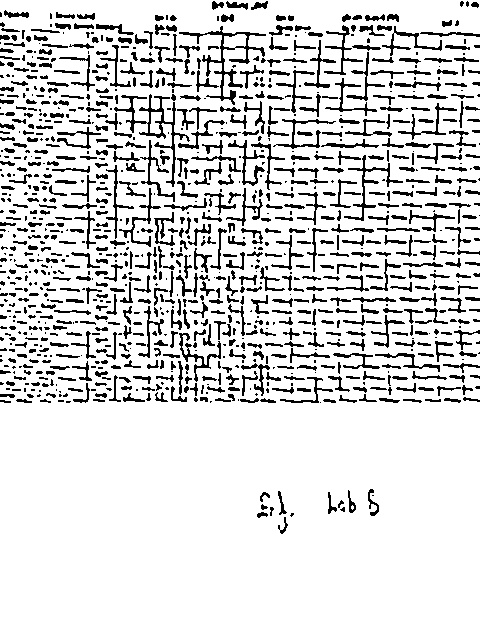
#> input picture Beginner Projects/1) Documentation-Scanner-Opencv-Python/Scanned/myimage0.jpg, 480 x 640 px, given in place of the camera
$ python DocumentScannerMain.py
#> lines starting #> are read from the running program, lines starting #| are printed output that depends on the picture; after the words box and inside, x2 and y2 are one past the last pixel; in counts of white or black regions, pixels touching at a corner belong together
### Beginner Projects/1) Documentation-Scanner-Opencv-Python/utlis.py
###############################  KÜTÜPHANE İMPORT İŞLEMLERİ  ###################################
import cv2
import numpy as np
################################################################################################

## TÜM GÖRÜNTÜLERİ TEK PENCEREDE İSTİFLEMEK İÇİN
def stackImages(imgArray,scale,lables=[]):
    rows = len(imgArray)
    cols = len(imgArray[0])
    rowsAvailable = isinstance(imgArray[0], list)
    width = imgArray[0][0].shape[1]
    height = imgArray[0][0].shape[0]
    if rowsAvailable:
        for x in range ( 0, rows):
            for y in range(0, cols):
                imgArray[x][y] = cv2.resize(imgArray[x][y], (0, 0), None, scale, scale)
                if len(imgArray[x][y].shape) == 2: imgArray[x][y]= cv2.cvtColor( imgArray[x][y], cv2.COLOR_GRAY2BGR)
        imageBlank = np.zeros((height, width, 3), np.uint8)
        hor = [imageBlank]*rows
        hor_con = [imageBlank]*rows
        for x in range(0, rows):
            hor[x] = np.hstack(imgArray[x])
            hor_con[x] = np.concatenate(imgArray[x])
        ver = np.vstack(hor)
        ver_con = np.concatenate(hor)
    else:
        for x in range(0, rows):
            imgArray[x] = cv2.resize(imgArray[x], (0, 0), None, scale, scale)
            if len(imgArray[x].shape) == 2: imgArray[x] = cv2.cvtColor(imgArray[x], cv2.COLOR_GRAY2BGR)
        hor= np.hstack(imgArray)
        hor_con= np.concatenate(imgArray)
        ver = hor
    if len(lables) != 0:
        eachImgWidth= int(ver.shape[1] / cols)
        eachImgHeight = int(ver.shape[0] / rows)
        print(eachImgHeight)
        for d in range(0, rows):
            for c in range (0,cols):
                cv2.rectangle(ver,(c*eachImgWidth,eachImgHeight*d),(c*eachImgWidth+len(lables[d][c])*13+27,30+eachImgHeight*d),(255,255,255),cv2.FILLED)
                cv2.putText(ver,lables[d][c],(eachImgWidth*c+10,eachImgHeight*d+20),cv2.FONT_HERSHEY_COMPLEX,0.7,(255,0,255),2)
    return ver

def reorder(myPoints):

    myPoints = myPoints.reshape((4, 2))
    myPointsNew = np.zeros((4, 1, 2), dtype=np.int32)
    add = myPoints.sum(1)

    myPointsNew[0] = myPoints[np.argmin(add)]
    myPointsNew[3] =myPoints[np.argmax(add)]
    diff = np.diff(myPoints, axis=1)
    myPointsNew[1] =myPoints[np.argmin(diff)]
    myPointsNew[2] = myPoints[np.argmax(diff)]

    return myPointsNew


def biggestContour(contours):
    biggest = np.array([])
    max_area = 0
    for i in contours:
        area = cv2.contourArea(i)
        if area > 5000:
            peri = cv2.arcLength(i, True)
            approx = cv2.approxPolyDP(i, 0.02 * peri, True)
            if area > max_area and len(approx) == 4:
                biggest = approx
                max_area = area
    return biggest,max_area
def drawRectangle(img,biggest,thickness):
    cv2.line(img, (biggest[0][0][0], biggest[0][0][1]), (biggest[1][0][0], biggest[1][0][1]), (0, 255, 0), thickness)
    cv2.line(img, (biggest[0][0][0], biggest[0][0][1]), (biggest[2][0][0], biggest[2][0][1]), (0, 255, 0), thickness)
    cv2.line(img, (biggest[3][0][0], biggest[3][0][1]), (biggest[2][0][0], biggest[2][0][1]), (0, 255, 0), thickness)
    cv2.line(img, (biggest[3][0][0], biggest[3][0][1]), (biggest[1][0][0], biggest[1][0][1]), (0, 255, 0), thickness)

    return img

def nothing(x):
    pass

def initializeTrackbars(intialTracbarVals=0):
    cv2.namedWindow("Izlemecubugu")
    cv2.resizeWindow("Izlemecubugu", 360, 240)
    cv2.createTrackbar("Esik1", "Izlemecubugu", 200,255, nothing)
    cv2.createTrackbar("Esik2", "Izlemecubugu", 200, 255, nothing)


def valTrackbars():
    Threshold1 = cv2.getTrackbarPos("Esik1", "Izlemecubugu")
    Threshold2 = cv2.getTrackbarPos("Esik2", "Izlemecubugu")
    src = Threshold1,Threshold2
    return src

### Beginner Projects/1) Documentation-Scanner-Opencv-Python/DocumentScannerMain.py
###############################  KÜTÜPHANE EKLEME İŞLEMLERİ  ###############################################################

#İlk olarak projemizde kullanacağımız kütüphaneleri ekliyoruz.
#OpenCV kütüphanemizi import ediyoruz.
import cv2
#Piksel değerlerine erişmek, görüntü özelliklerine erişmek, Bir ilgi alanı(ROI) belirlemek, Görüntüleri bölme ve birleştirme gibi işlemler
#numpy kütüphanesi openCV den çok numpy ile ilgilidir. Bu projede kullanacağımız bu özellikler için numpy'i import ediyoruz.
import numpy as np
#Yardımcı programları da dahil etme amacıyla utlis kütüphanesini import ediyoruz.
import utlis

#############################################  KAMERA İŞLEMLERİ  ################################################################################

webCamFeed = True
cap = cv2.VideoCapture(1)
cap.set(10, 160)
heightImg = 640
widthImg = 480
#Buradaki işlemlerde web kameramızı başlatmak amacıyla gerekli kod satırlarını ekliyoruz.
### Eğer web kamera ile işlem yapmak istemiyorsanız herhangi bir belge resmini de programa taratabilirsiniz bunun için gereken kod ise; (pathImage = "resim ismi" şeklinde olacaktır.
#kamera ekran genişliklerini ise yukarıda tanımlamış bulunuyoruz.
##################################################################################################################################################

utlis.initializeTrackbars()
count = 0
#######################################################  GÖRÜNTÜ AYARLAMA İŞLEMLERİ  ######################################################################################################
while True:

    if webCamFeed:
        success, img = cap.read()
#> img is the input picture: shape (640, 480, 3); min 0, max 255, mean 217.1
    else:
        img = cv2.imread(pathImage)
    img = cv2.resize(img, (widthImg, heightImg))  #GÖRÜNTÜYÜ YENİDEN BOYUTLANDIRMA AMACIYLA EKLEDİĞİMİZ KOD.
    imgBlank = np.zeros((heightImg, widthImg, 3), np.uint8)  # GEREKİRSE HATA AYIKLAMANIN TEST EDİLMESİ İÇİN BOŞ BİR GÖRÜNTÜ OLUŞTURMAK AMACIYLA EKLEDİĞİMİZ KOD.
    imgGray = cv2.cvtColor(img, cv2.COLOR_BGR2GRAY)  # GÖRÜNTÜYÜ GRİ ÖLÇEKLE DÖNÜŞTÜRMEK AMACIYLA GİRİLEN KOD.
    imgBlur = cv2.GaussianBlur(imgGray, (5, 5), 1)  # GAUSS BLUR EKLEMEK AMACIYLA GİRİLEN KOD.
    thres = utlis.valTrackbars()  # EŞİKLER İÇİN İZLEME ÇUBUĞU DEĞERLERİNİ ALMAK AMACIYLA GİRİLEN KOD.
    imgThreshold = cv2.Canny(imgBlur, thres[0], thres[1])  # CANNY BLUR UYGULAYIN
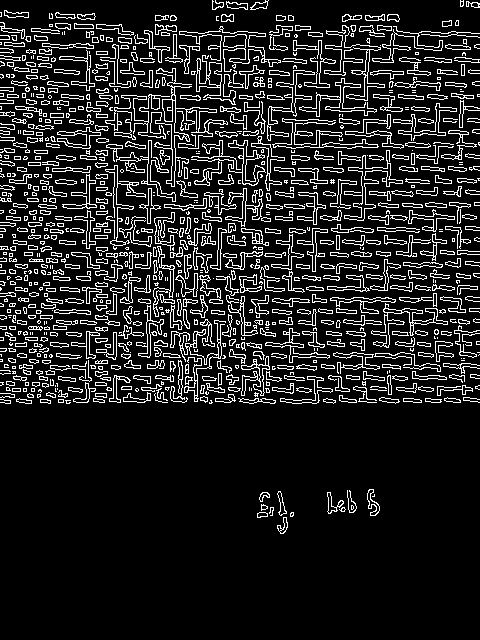
#> imgThreshold: shape (640, 480); 13.1% white in thin lines or dots, all inside (x1, y1, x2, y2) = (0, 0, 480, 534)
    kernel = np.ones((5, 5))
    imgDial = cv2.dilate(imgThreshold, kernel, iterations=2)  # GENİŞLETME UYGULAMASI.
#> imgDial: shape (640, 480); 61.9% white; 171 black regions (162 under 20 px), largest, box (x1, y1, x2, y2) and area: (0, 405, 480, 640) 108645, (228, 0, 480, 29) 4010, (0, 0, 215, 30) 3426
    imgThreshold = cv2.erode(imgDial, kernel, iterations=1)  # EROZYON UYGULAMASI.
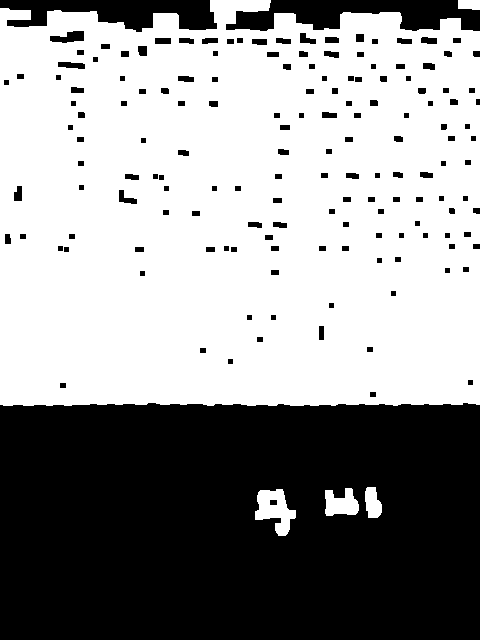
#> imgThreshold: shape (640, 480); 58.8% white; 157 black regions
##################################################################################################################################

####################################  CONTOUR İŞLEMLERİ  #################################################################
    ## TÜM CONTOUR'LARI BULMAK AMACIYLA AŞAĞIDAKİ KOD SATIRLARINI EKLİYORUZ.
    ###
    #CONTOUR Nedir? Konturlar, aynı renk veya yoğunluğa sahip tüm sürekli noktaları (sınır boyunca) birleştiren bir eğri olarak basitçe açıklanabilir.
    #Konturlar, şekil analizi ve nesne algılama ve tanıma için kullanışlı bir araçtır.
    ###
    imgContours = img.copy()  # GÖRÜNTÜ AMAÇLI KOPYALAMA
    imgBigContour = img.copy()  # GÖRÜNTÜ AMAÇLI KOPYALAMA
    contours, hierarchy = cv2.findContours(imgThreshold, cv2.RETR_EXTERNAL,
                                           cv2.CHAIN_APPROX_SIMPLE)  # TÜM KONTURLARI BUL
#> contours = 5 contours; box (x1, y1, x2, y2) and area: (0, 0, 480, 406) 183746, (255, 489, 296, 536) 1040, (325, 488, 359, 516) 628, (365, 487, 382, 518) 364, (458, 0, 480, 10) 176
    cv2.drawContours(imgContours, contours, -1, (0, 255, 0), 10)  # TESPİT EDİLEN TÜM KONTURLARI ÇİZİM
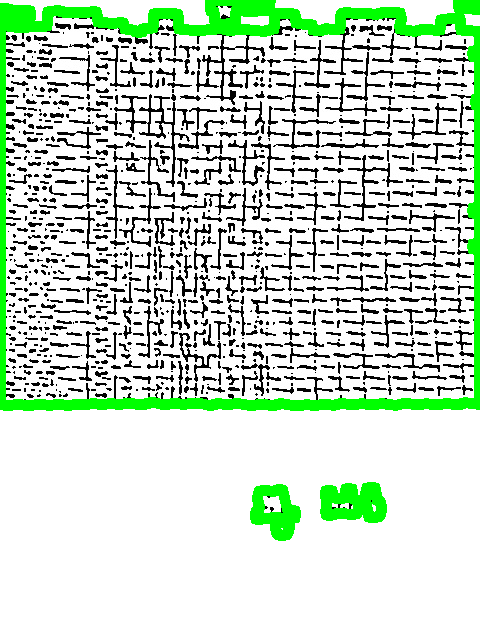
#> imgContours: shape (640, 480, 3); 7.44% of pixels changed, all inside (x1, y1, x2, y2) = (0, 0, 480, 541)

#######################################################################################################
    # EN BÜYÜK COUNTOUR'U BULMA
    biggest, maxArea = utlis.biggestContour(contours)
#> the loop in biggestContour, `for i in contours:` made 5 passes
#> (area, peri, biggest, max_area) on pass 5: (183746, 2180.3, [[0, 8], [0, 404], [479, 404], [479, 31]], 183746)
#> area on passes 1 to 4: 1039.5, 628, 363.5, 175.5
#> after the loop in biggestContour, `for i in contours:`: max_area = 183746
#> biggest = [[0, 8], [0, 404], [479, 404], [479, 31]]; maxArea = 183746
    if biggest.size != 0:
        biggest = utlis.reorder(biggest)
#> in reorder, `myPoints = myPoints.reshape((4, 2))`: myPoints = [[0, 8], [0, 404], [479, 404], [479, 31]]
#> in reorder, `add = myPoints.sum(1)`: add = [8, 404, 883, 510]
#> in reorder, `diff = np.diff(myPoints, axis=1)`: diff = [8, 404, -75, -448]
#> biggest = [[0, 8], [479, 31], [0, 404], [479, 404]]
        cv2.drawContours(imgBigContour, biggest, -1, (0, 255, 0), 20)  # EN BÜYÜK KONTUR
#> imgBigContour: shape (640, 480, 3); 0.22% of pixels changed, all inside (x1, y1, x2, y2) = (0, 0, 480, 415)
        imgBigContour = utlis.drawRectangle(imgBigContour, biggest, 2)
#> in drawRectangle, `cv2.line(img, (biggest[3][0][0], biggest[3][0][1]), (biggest[1][0][0],..`:
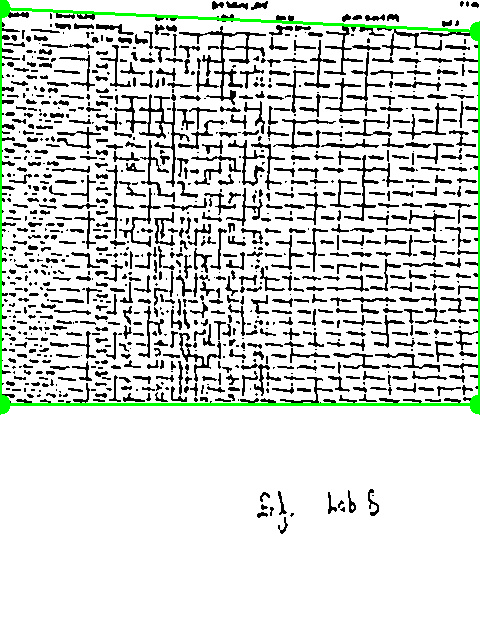
#> img: shape (640, 480, 3); mean B, G, R 213.6, 217.7, 213.6
        pts1 = np.float32(biggest)  # ÇÖZGÜ İÇİN NOKTALARI HAZIRLA
#> pts1 = [[0, 8], [479, 31], [0, 404], [479, 404]]
        pts2 = np.float32([[0, 0], [widthImg, 0], [0, heightImg], [widthImg, heightImg]])  # ÇÖZGÜ İÇİN NOKTALARI HAZIRLA
        matrix = cv2.getPerspectiveTransform(pts1, pts2)
#> matrix = [[0.944, 0, 0], [-0.0776, 1.62, -12.93], [-0.000121, -2.98e-19, 1]]
        imgWarpColored = cv2.warpPerspective(img, matrix, (widthImg, heightImg)) #warp perspektif yani görünütü çarpıtma işlemleri
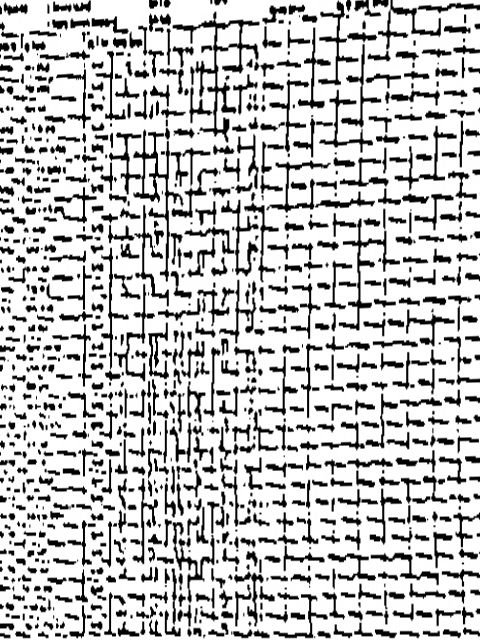
#> imgWarpColored: shape (640, 480, 3); min 0, max 255, mean 193.9

        # HER TARAFTAN 20 PİKSEL FORMUNU KALDIR
        imgWarpColored = imgWarpColored[20:imgWarpColored.shape[0] - 20, 20:imgWarpColored.shape[1] - 20]
#> imgWarpColored: shape (600, 440, 3)
        imgWarpColored = cv2.resize(imgWarpColored, (widthImg, heightImg))
#> imgWarpColored: shape (640, 480, 3)

        # UYARLANABİLİR EŞİK UYGULAMA
        imgWarpGray = cv2.cvtColor(imgWarpColored, cv2.COLOR_BGR2GRAY)
        imgAdaptiveThre = cv2.adaptiveThreshold(imgWarpGray, 255, 1, 1, 7, 2)
#> imgAdaptiveThre: shape (640, 480); 25.6% white; 1207 white regions (512 under 20 px), largest, box (x1, y1, x2, y2) and area: (166, 0, 262, 131) 1867, (123, 116, 179, 280) 1382, (348, 211, 415, 331) 998
        imgAdaptiveThre = cv2.bitwise_not(imgAdaptiveThre)
        imgAdaptiveThre = cv2.medianBlur(imgAdaptiveThre, 3)
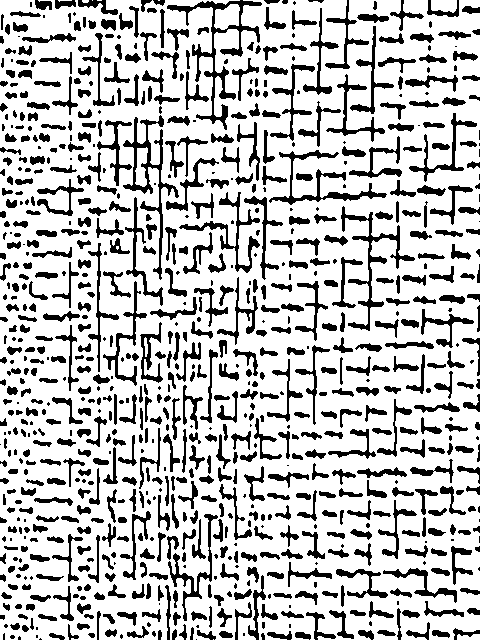
#> imgAdaptiveThre: shape (640, 480); 75.3% white; 862 black regions (206 under 20 px), largest, box (x1, y1, x2, y2) and area: (167, 0, 262, 130) 1874, (123, 115, 179, 280) 1448, (341, 206, 415, 331) 1259

        # Görüntüleme için Görüntü Dizisi
        imageArray = ([img, imgGray, imgThreshold, imgContours],
                      [imgBigContour, imgWarpColored, imgWarpGray, imgAdaptiveThre])

    else:
        imageArray = ([img, imgGray, imgThreshold, imgContours],
                      [imgBlank, imgBlank, imgBlank, imgBlank])

    # EKRAN ETİKETLERİ
    lables = [["Orijinal", "Gri", "Esik", "Contours"],
              ["En buyuk Contour", "Warp Perspektif", "Warp Gri", "Uyarlanabilir Esik"]]

    stackedImage = utlis.stackImages(imageArray, 0.75, lables)
#> in stackImages, `rows = len(imgArray)`: rows = 2
#> in stackImages, `cols = len(imgArray[0])`: cols = 4
#> in stackImages, `rowsAvailable = isinstance(imgArray[0], list)`: rowsAvailable = True
#> in stackImages, `hor = [imageBlank]*rows`: hor = 2 items
#> in stackImages, `eachImgWidth= int(ver.shape[1] / cols)`: eachImgWidth = 360
#> in stackImages, `eachImgHeight = int(ver.shape[0] / rows)`: eachImgHeight = 480
#| 480
#> after the loop in stackImages, `for d in range(0, rows):`:
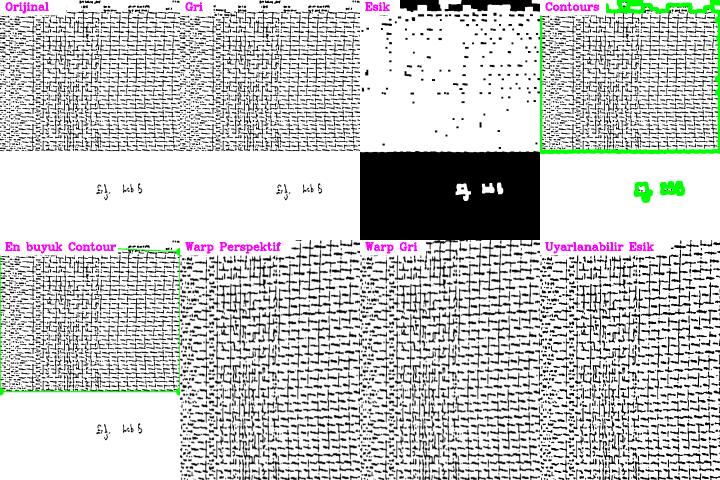
#> ver: shape (960, 1440, 3) (shown at 1/2 size); mean of channels 0, 1, 2 199.4, 200.2, 199.4; drawn as B, G, R
    cv2.imshow("Program", stackedImage)

    # 's' tuşuna basıldığında GÖRÜNTÜ KAYDET
    if cv2.waitKey(1) & 0xFF == ord('s'):
#> (key Esc is pressed here)
        cv2.imwrite("Scanned\myimage" + str(count) + ".jpg", imgAdaptiveThre)
        # Burada son yazdığımız imgadaptivethre ile uyarlanabilir eşik görüntüyü kaydettik. Eğer istersek diğer görüntülerden seçerek kaydedilen görüntüyü değiştirebiliriz.
        cv2.rectangle(stackedImage, ((int(stackedImage.shape[1] / 2) - 230), int(stackedImage.shape[0] / 2) + 50),
                      (1100, 350), (0, 255, 0), cv2.FILLED)
        cv2.putText(stackedImage, "Scan Saved", (int(stackedImage.shape[1] / 2) - 200, int(stackedImage.shape[0] / 2)),
                    cv2.FONT_HERSHEY_DUPLEX, 3, (0, 0, 255), 5, cv2.LINE_AA)
        cv2.imshow('Program', stackedImage)
        cv2.waitKey(300)
        count += 1

$ run again, on Beginner Projects/1) Documentation-Scanner-Opencv-Python/Scanned/myimage2.jpg
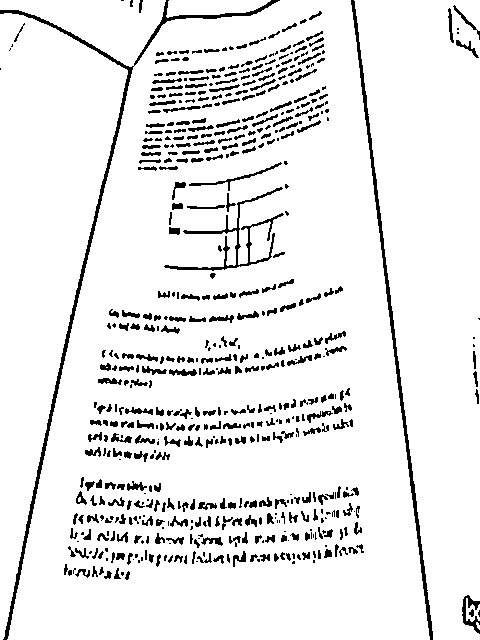
#> input picture Beginner Projects/1) Documentation-Scanner-Opencv-Python/Scanned/myimage2.jpg, 480 x 640 px, given in place of the camera
#> img is the input picture: shape (640, 480, 3); min 0, max 255, mean 233.6
#> imgDial: shape (640, 480); 35.8% white; 14 white regions, largest, box (x1, y1, x2, y2) and area: (0, 0, 334, 640) 34876, (59, 473, 368, 584) 23949, (81, 384, 358, 466) 13861
#> `imgThreshold = cv2.erode(imgDial, kernel, iterations=1)`:
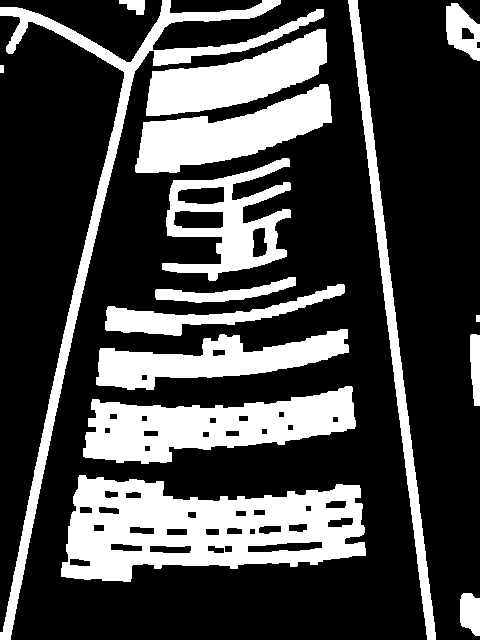
#> imgThreshold: shape (640, 480); 28.1% white; 16 white regions
#> contours = 16 contours, 1 with area under 20; largest, box (x1, y1, x2, y2) and area: (61, 475, 366, 582) 22106, (83, 386, 356, 464) 11924, (0, 0, 324, 640) 9891, (135, 84, 332, 173) 8168, (162, 158, 291, 281) 7906
#> the loop in biggestContour, `for i in contours:` made 16 passes
#> (area, peri, approx) on pass 14: (5339.5, 1360, [[348, 0], [435, 639]])
#> after the loop in biggestContour, `for i in contours:`: biggest = empty array; max_area = 0
#> `biggest, maxArea = utlis.biggestContour(contours)`: biggest = empty array; maxArea = 0
#> rows = 2
#> cols = 4
#> rowsAvailable = True
#> hor = 2 items
#> eachImgWidth = 360
#> eachImgHeight = 480
#| 480
#> after the loop in stackImages, `for d in range(0, rows):`:
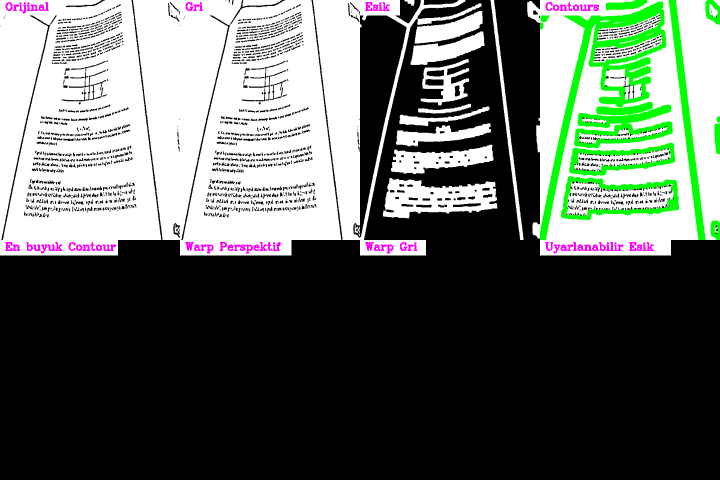
#> ver: shape (960, 1440, 3) (shown at 1/2 size); mean of channels 0, 1, 2 94.6, 101.9, 94.6; drawn as B, G, R
